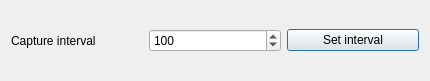
<?xml version="1.0" encoding="UTF-8"?>
<ui version="4.0">
 <class>RTDisparityMapDialog</class>
 <widget class="QDialog" name="RTDisparityMapDialog">
  <property name="geometry">
   <rect>
    <x>0</x>
    <y>0</y>
    <width>430</width>
    <height>81</height>
   </rect>
  </property>
  <property name="windowTitle">
   <string>Dialog</string>
  </property>
  <layout class="QHBoxLayout" name="horizontalLayout">
   <item>
    <widget class="QLabel" name="label">
     <property name="text">
      <string>Capture interval</string>
     </property>
    </widget>
   </item>
   <item>
    <widget class="QSpinBox" name="timer_interval">
     <property name="minimum">
      <number>50</number>
     </property>
     <property name="maximum">
      <number>10000</number>
     </property>
     <property name="value">
      <number>100</number>
     </property>
    </widget>
   </item>
   <item>
    <widget class="QPushButton" name="pushButton">
     <property name="text">
      <string>Set interval</string>
     </property>
    </widget>
   </item>
  </layout>
 </widget>
 <resources/>
 <connections>
  <connection>
   <sender>pushButton</sender>
   <signal>clicked()</signal>
   <receiver>RTDisparityMapDialog</receiver>
   <slot>startTimer()</slot>
   <hints>
    <hint type="sourcelabel">
     <x>398</x>
     <y>42</y>
    </hint>
    <hint type="destinationlabel">
     <x>308</x>
     <y>62</y>
    </hint>
   </hints>
  </connection>
 </connections>
 <slots>
  <slot>startTimer()</slot>
 </slots>
</ui>
